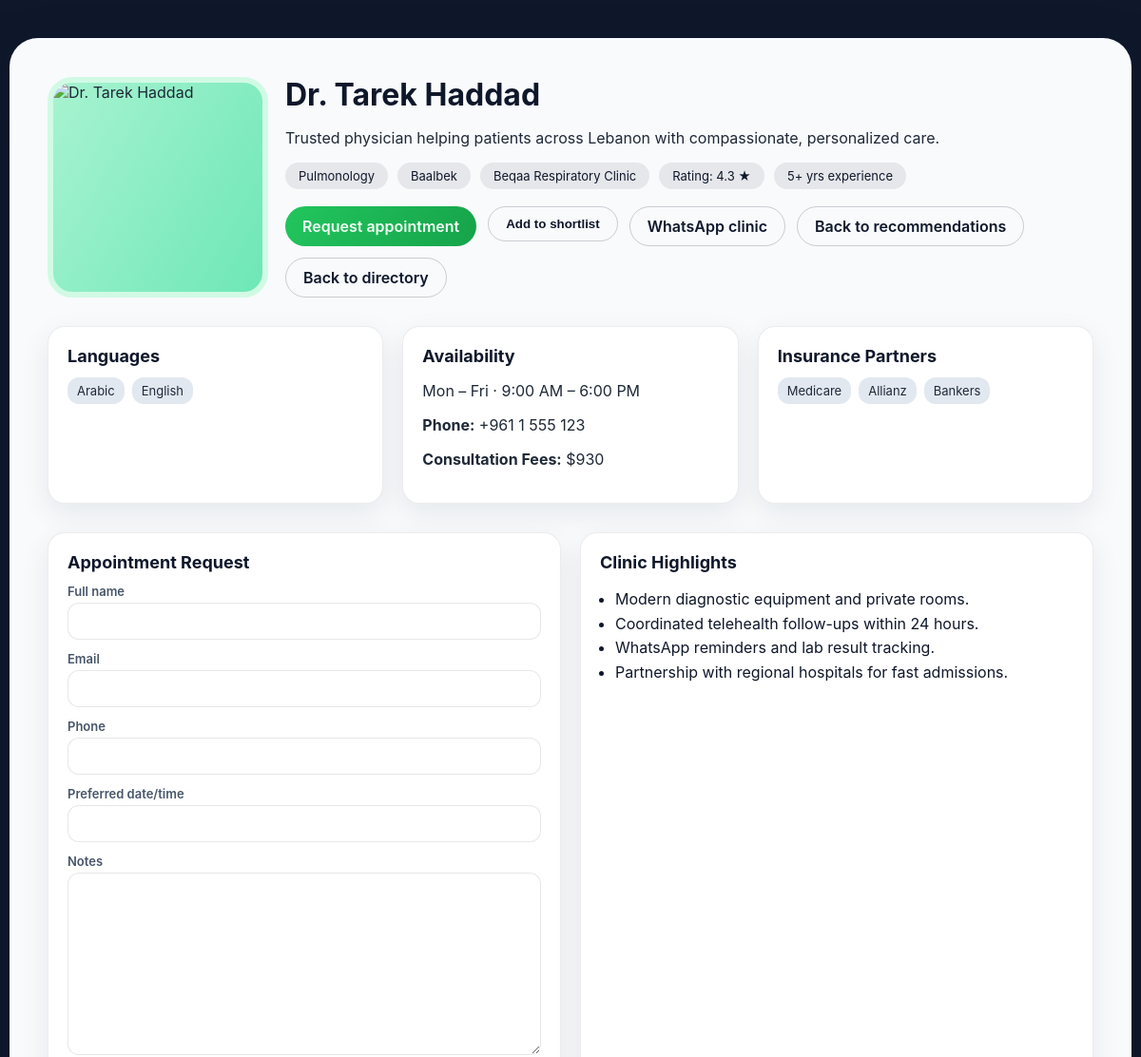
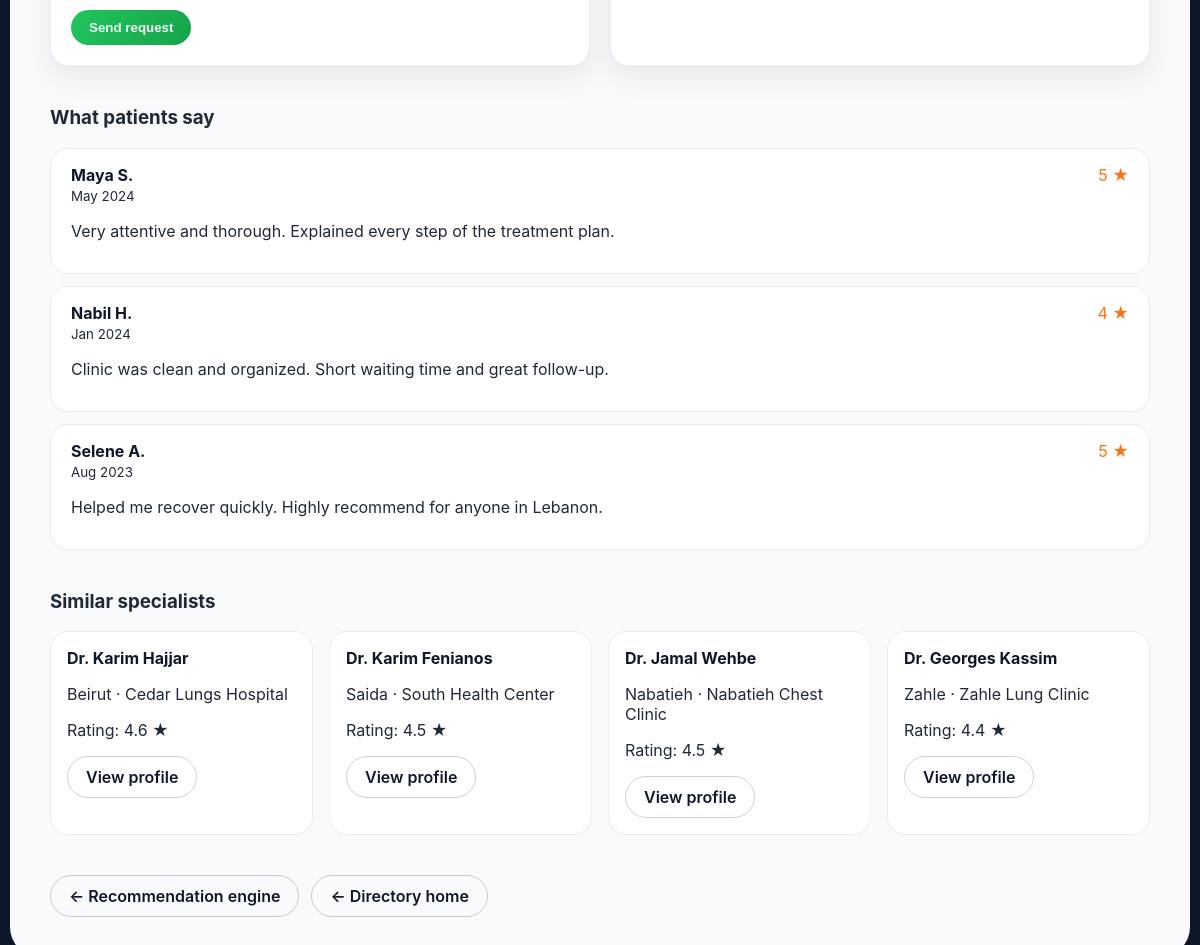
Screenshot of /doctor/406/ with the database file from the repository (2 pictures, top to bottom).
### myapp33/models.py (models this page shows, shortened)
class Contact(models.Model):
    name = models.CharField(max_length=100)
    specialty = models.CharField(max_length=100)
    city = models.CharField(max_length=50)
    hospital = models.CharField(max_length=100, blank=True)
    fees = models.IntegerField()
    rating = models.FloatField()
    experience_years = models.PositiveIntegerField(default=5)
    languages = models.CharField(max_length=150, blank=True)
    availability = models.CharField(max_length=120, blank=True)
    insurance_partners = models.CharField(max_length=200, blank=True)
    description = models.TextField(blank=True)
    photo_url = models.URLField(blank=True)
    contact_phone = models.CharField(max_length=30, blank=True)

### myapp33/views.py (the view, shortened to what this page needs)
# urls.py: path('doctor/<int:pk>/', views.doctor_detail, name='doctor_detail'),
def doctor_detail(request, pk):
    doctor = get_object_or_404(Contact, pk=pk)
    appointment_form = AppointmentRequestForm()
    reviews = [
        {
            "name": "Maya S.",
            "rating": 5,
            "date": "May 2024",
            "text": "Very attentive and thorough. Explained every step of the treatment plan.",
        },
        {
            "name": "Nabil H.",
            "rating": 4,
            "date": "Jan 2024",
            "text": "Clinic was clean and organized. Short waiting time and great follow-up.",
        },
        {
            "name": "Selene A.",
            "rating": 5,
            "date": "Aug 2023",
            "text": "Helped me recover quickly. Highly recommend for anyone in Lebanon.",
        },
    ]
    languages = [
        item.strip()
        for item in (doctor.languages or "Arabic, English").split(",")
        if item.strip()
    ]
    insurance_partners = [
        item.strip()
        for item in (doctor.insurance_partners or "Medicare, Allianz, Bankers").split(
            ","
        )
        if item.strip()
    ]
    similar_doctors = (
        Contact.objects.filter(specialty__iexact=doctor.specialty)
        .exclude(pk=doctor.pk)
        .order_by("-rating")[:4]
    )
    favorites = get_favorite_ids(request)
    is_favorite = doctor.pk in favorites
    whatsapp_message = quote_plus(
        f"Hello, I'm interested in booking with {doctor.name} ({doctor.specialty}) in {doctor.city}. "
        "Could you help me schedule an appointment?"
    )
    whatsapp_url = f"https://wa.me/?text={whatsapp_message}"
    return render(
        request,
        "myapp33/doctor_detail.html",
        {
            "doctor": doctor,
            "reviews": reviews,
            "similar_doctors": similar_doctors,
            "appointment_form": appointment_form,
            "languages": languages,
            "insurance_partners": insurance_partners,
            "is_favorite": is_favorite,
            "whatsapp_url": whatsapp_url,
        },
    )

### myapp33/forms.py
class AppointmentRequestForm(forms.ModelForm):
    class Meta:
        model = AppointmentRequest
        fields = ['patient_name', 'patient_email', 'patient_phone', 'preferred_date', 'message']

### myapp33/views.py (called while the page is built)
def get_favorite_ids(request):
    return set(request.session.get("favorite_doctors", []))

### templates/myapp33/doctor_detail.html (shortened to what this page needs)
{% load static %}
<!DOCTYPE html>
<html lang="en">
<head>
</head>
<body>
<div class="page">
    <section class="hero">
        <img src="{{ doctor.photo_url|default:'https://images.unsplash.com/photo-1537368910025-700350fe46c7?auto=format&fit=crop&w=600&q=80' }}" alt="{{ doctor.name }}">
        <div>
            <h1>{{ doctor.name }}</h1>
            <p>{{ doctor.description|default:"Trusted physician helping patients across Lebanon with compassionate, personalized care." }}</p>
            <div class="tag-row">
                <span class="tag">{{ doctor.specialty }}</span>
                <span class="tag">{{ doctor.city }}</span>
                <span class="tag">{{ doctor.hospital|default:"Private Clinic" }}</span>
                <span class="tag">Rating: {{ doctor.rating }} ★</span>
                <span class="tag">{{ doctor.experience_years }}+ yrs experience</span>
            </div>
            <div class="hero-actions">
                <a class="btn btn-primary" href="#appointment">Request appointment</a>
                <form method="post" action="{% url 'toggle_favorite' doctor.pk %}">
                    <button class="btn btn-outline" type="submit">
                        {% if is_favorite %}Remove from shortlist{% else %}Add to shortlist{% endif %}
                    </button>
                </form>
                <a class="btn btn-outline" href="{{ whatsapp_url }}" target="_blank" rel="noopener">
                    WhatsApp clinic
                </a>
                <a class="btn btn-outline" href="{% url 'recommend_doctors' %}">Back to recommendations</a>
                <a class="btn btn-outline" href="{% url 'home' %}">Back to directory</a>
            </div>
        </div>
    </section>
    <section class="grid">
        <div class="card">
            <h3>Languages</h3>
            <ul class="list-inline">
                {% for lang in languages %}
                    <li>{{ lang }}</li>
                {% endfor %}
            </ul>
        </div>
        <div class="card">
            <h3>Availability</h3>
            <p>{{ doctor.availability|default:"Mon – Fri · 9:00 AM – 6:00 PM" }}</p>
            <p><strong>Phone:</strong> {{ doctor.contact_phone|default:"+961 1 555 123" }}</p>
            <p><strong>Consultation Fees:</strong> ${{ doctor.fees }}</p>
        </div>
        <div class="card">
            <h3>Insurance Partners</h3>
            <ul class="list-inline">
                {% for ins in insurance_partners %}
                    <li>{{ ins }}</li>
                {% endfor %}
            </ul>
        </div>
    </section>
    <section class="grid">
        <div class="card">
            <h3>Appointment Request</h3>
            <form method="post" id="appointment">
                <div class="field">
                    <label for="id_patient_name">Full name</label>
                    {{ appointment_form.patient_name }}
                </div>
                <div class="field">
                    <label for="id_patient_email">Email</label>
                    {{ appointment_form.patient_email }}
                </div>
                <div class="field">
                    <label for="id_patient_phone">Phone</label>
                    {{ appointment_form.patient_phone }}
                </div>
                <div class="field">
                    <label for="id_preferred_date">Preferred date/time</label>
                    {{ appointment_form.preferred_date }}
                </div>
                <div class="field">
                    <label for="id_message">Notes</label>
                    {{ appointment_form.message }}
                </div>
                <button class="btn btn-primary" type="submit">Send request</button>
            </form>
        </div>
        <div class="card">
            <h3>Clinic Highlights</h3>
            <ul style="padding-left:16px; color:#0f172a; line-height:1.6;">
                <li>Modern diagnostic equipment and private rooms.</li>
                <li>Coordinated telehealth follow-ups within 24 hours.</li>
                <li>WhatsApp reminders and lab result tracking.</li>
                <li>Partnership with regional hospitals for fast admissions.</li>
            </ul>
        </div>
    </section>
    <section class="reviews">
        <h3>What patients say</h3>
        {% for review in reviews %}
            <div class="review">
                <div style="display:flex;justify-content:space-between;align-items:center;">
                    <strong>{{ review.name }}</strong>
                    <span class="stars">{{ review.rating }} ★</span>
                </div>
                <small>{{ review.date }}</small>
                <p>{{ review.text }}</p>
            </div>
        {% empty %}
            <p>No reviews yet. Be the first to share your experience.</p>
        {% endfor %}
    </section>
    <section style="margin-top:40px;">
        <h3>Similar specialists</h3>
        <div class="similar-grid">
            {% for doc in similar_doctors %}
                <div class="similar-card">
                    <h4>{{ doc.name }}</h4>
                    <p>{{ doc.city }} · {{ doc.hospital|default:"Private Clinic" }}</p>
                    <p>Rating: {{ doc.rating }} ★</p>
                    <a class="btn btn-outline" href="{% url 'doctor_detail' doc.pk %}">View profile</a>
                </div>
            {% empty %}
                <p>No other doctors saved in this specialty yet.</p>
            {% endfor %}
        </div>
    </section>
    <div class="nav-links">
        <a class="btn btn-outline" href="{% url 'recommend_doctors' %}">← Recommendation engine</a>
        <a class="btn btn-outline" href="{% url 'home' %}">← Directory home</a>
    </div>
</div>
</body>
</html>

### templates/myapp33/doctor_detail.html (style rules this page uses)
body { margin: 0; font-family: "Inter", system-ui, -apple-system, BlinkMacSystemFont, sans-serif; background: #0f172a; color: #1f2937; }
.page { max-width: 1100px; margin: 40px auto 60px; background: #f8fafc; border-radius: 30px; padding: 40px; box-shadow: 0 30px 60px rgba(15, 23, 42, 0.35); }
.hero { display: grid; grid-template-columns: 220px 1fr; gap: 30px; align-items: center; }
.hero img { width: 220px; height: 220px; object-fit: cover; border-radius: 26px; border: 6px solid #d1fae5; background: linear-gradient(120deg, #a7f3d0, #6ee7b7); }
.hero h1 { margin: 0; font-size: 32px; color: #0f172a; }
.hero-actions { display: flex; gap: 12px; flex-wrap: wrap; margin-top: 18px; }
.hero-actions form { margin: 0; }
.tag-row { display: flex; flex-wrap: wrap; gap: 10px; margin: 16px 0; }
.tag { background: rgba(15, 23, 42, 0.08); border-radius: 999px; padding: 6px 14px; font-size: 13px; color: #0f172a; }
.grid { display: grid; grid-template-columns: repeat(auto-fit, minmax(260px, 1fr)); gap: 20px; margin-top: 30px; }
.card { background: white; border-radius: 18px; padding: 20px; border: 1px solid rgba(15, 23, 42, 0.08); box-shadow: 0 10px 30px rgba(15, 23, 42, 0.08); }
.card h3 { margin-top: 0; margin-bottom: 12px; font-size: 18px; color: #0f172a; }
.list-inline { list-style: none; padding: 0; margin: 0; display: flex; flex-wrap: wrap; gap: 8px; }
.list-inline li { background: #e2e8f0; border-radius: 12px; padding: 6px 10px; font-size: 13px; }
.reviews { margin-top: 40px; }
.review { background: white; border-radius: 18px; padding: 16px 20px; border: 1px solid rgba(15, 23, 42, 0.08); margin-bottom: 12px; }
.review strong { color: #0f172a; }
.stars { color: #f97316; }
.similar-grid { display: grid; grid-template-columns: repeat(auto-fit, minmax(220px, 1fr)); gap: 16px; }
.similar-card { background: white; border-radius: 18px; padding: 16px; border: 1px solid rgba(15, 23, 42, 0.08); }
.similar-card h4 { margin: 0 0 6px; font-size: 16px; color: #0f172a; }
.btn { display: inline-flex; justify-content: center; align-items: center; border-radius: 999px; padding: 10px 18px; border: none; cursor: pointer; font-weight: 600; text-decoration: none; transition: 0.2s; }
.btn-primary { background: linear-gradient(120deg, #22c55e, #16a34a); color: #f0fdf4; }
.btn-outline { border: 1px solid rgba(15, 23, 42, 0.2); color: #0f172a; background: transparent; }
form .field { display: flex; flex-direction: column; margin-bottom: 12px; }
form label { font-size: 13px; font-weight: 600; color: #475569; margin-bottom: 4px; }
form input, form textarea { border-radius: 12px; border: 1px solid rgba(15, 23, 42, 0.1); padding: 10px 12px; font-size: 14px; font-family: inherit; }
form textarea { min-height: 120px; resize: vertical; }
.nav-links { margin-top: 40px; display: flex; gap: 12px; }

### rows the page displays
Contact: name "Dr. Tarek Haddad", description "Trusted physician helping patients across Lebanon with compassionate, personalized care.", specialty "Pulmonology", city "Baalbek", hospital "Beqaa Respiratory Clinic", rating "4.3", experience_years "5", availability "Mon – Fri · 9:00 AM – 6:00 PM", contact_phone "+961 1 555 123", fees "930"
Contact: name "Dr. Karim Hajjar", city "Beirut", hospital "Cedar Lungs Hospital", rating "4.6"
Contact: name "Dr. Karim Fenianos", city "Saida", hospital "South Health Center", rating "4.5"
Contact: name "Dr. Jamal Wehbe", city "Nabatieh", hospital "Nabatieh Chest Clinic", rating "4.5"
Contact: name "Dr. Georges Kassim", city "Zahle", hospital "Zahle Lung Clinic", rating "4.4"

### other values shown
{{ lang }} "Arabic" "English"
{{ ins }} "Medicare" "Allianz" "Bankers"
{{ review.name }} "Maya S." "Nabil H." "Selene A."
{{ review.rating }} "5" "4" "5"
{{ review.date }} "May 2024" "Jan 2024" "Aug 2023"
{{ review.text }} "Very attentive and thorough. Explained every step of the treatment plan." "Clinic was clean and organized. Short waiting time and great follow-up." "Helped me recover quickly. Highly recommend for anyone in Lebanon."
